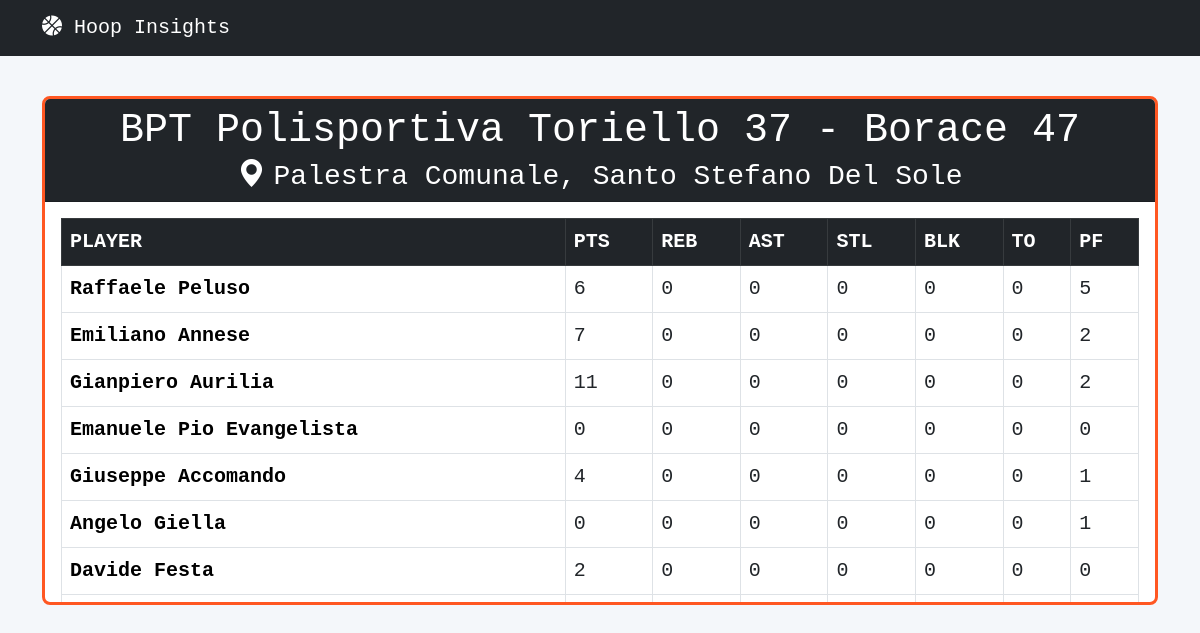
The app's page /games/1 with its own data.
### tables this page shows
CREATE TABLE games (
    id INTEGER PRIMARY KEY AUTOINCREMENT,
    home_team VARCHAR(255),
    away_team VARCHAR(255),
    home_score INTEGER,
    away_score INTEGER,
    location VARCHAR(255),
    date DATE
);

CREATE TABLE player_stats (
    id INTEGER PRIMARY KEY AUTOINCREMENT,
    player_id INTEGER,
    game_id INTEGER,
    pts INTEGER,
    reb INTEGER,
    ast INTEGER,
    stl INTEGER,
    blk INTEGER,
    turn INTEGER,  
    pf INTEGER,
    FOREIGN KEY (player_id) REFERENCES players (id),
    FOREIGN KEY (game_id) REFERENCES games (id)
);

CREATE TABLE players (
    id INTEGER PRIMARY KEY AUTOINCREMENT,
    name VARCHAR(255),
    jersey INTEGER,
    position VARCHAR(255),
    height REAL,
    weight REAL,
    age INTEGER,
    ppg REAL DEFAULT 0,
    rpg REAL DEFAULT 0,
    apg REAL DEFAULT 0,
    fpg REAL DEFAULT 0
);

### app.py (the view)
@app.route("/games/<int:id>")
def get_game(id):
    connection = get_connection()
    cursor = connection.cursor()
    cursor.execute("SELECT * FROM games WHERE id = ?", (id,))
    game = cursor.fetchone()
    if game:
        cursor.execute("""
            SELECT players.name, players.id, player_stats.pts, player_stats.reb, player_stats.ast,
                   player_stats.stl, player_stats.blk, player_stats.turn, player_stats.pf
            FROM player_stats
            JOIN players ON player_stats.player_id = players.id
            WHERE player_stats.game_id = ?
        """, (id,))
        player_stats = cursor.fetchall()
        connection.close()
        return render_template("game.html", game=game, player_stats=player_stats)
    else:
        connection.close()
        return {"error": "Game not found"}, 404

### app.py (called while the page is built)
def get_connection():
    connection = sqlite3.connect("data/database.db")
    connection.row_factory = sqlite3.Row
    return connection

### templates/game.html
{% extends "base.html" %} {% block content %}
<div class="card border-warning mt-3">
  <div class="card-header bg-dark text-white">
    <h1 class="card-title text-center">
      {{ game.home_team }} {{ game.home_score }} - {{ game.away_team }} {{
      game.away_score }}
    </h1>
    <h3 class="card-subtitle text-center">
      <i class="bi bi-geo-alt-fill me-2"></i>{{ game.location }}
    </h3>
  </div>
  <div class="card-body" style="max-height: 400px; overflow-y: auto">
    <div class="table-responsive">
      <table class="table table-bordered">
        <thead class="table-dark">
          <tr>
            <th>PLAYER</th>
            <th>PTS</th>
            <th>REB</th>
            <th>AST</th>
            <th>STL</th>
            <th>BLK</th>
            <th>TO</th>
            <th>PF</th>
          </tr>
        </thead>
        <tbody>
          {% for stat in player_stats %}
          <tr>
            <td>
              <a
                href="{{ url_for('get_player', id=stat.id) }}"
                class="table-link"
                >{{ stat.name }}</a
              >
            </td>
            <td>{{ stat.pts }}</td>
            <td>{{ stat.reb }}</td>
            <td>{{ stat.ast }}</td>
            <td>{{ stat.stl }}</td>
            <td>{{ stat.blk }}</td>
            <td>{{ stat.turn }}</td>
            <td>{{ stat.pf }}</td>
          </tr>
          {% endfor %}
        </tbody>
      </table>
    </div>
  </div>
</div>
{% endblock %}

### static/styles.css (style rules this page uses)
body { font-family: "Consolas", monospace; font-size: 20px; background-color: #f4f7fa; color: #333; margin: 0; padding: 0; }
.card.border-warning { border: 3px solid #ff5722 !important; border-radius: 8px; }
.card a { color: black; text-decoration: none; font-weight: bold; transition: color 0.1s ease; }

### records on screen
games: home_team "BPT Polisportiva Toriello", home_score "37", away_team "Borace", away_score "47", location "Palestra Comunale, Santo Stefano Del Sole"
player_stats: name "Raffaele Peluso", pts "6", reb "0", ast "0", stl "0", blk "0", turn "0", pf "5"
player_stats: name "Emiliano Annese", pts "7", reb "0", ast "0", stl "0", blk "0", turn "0", pf "2"
player_stats: name "Gianpiero Aurilia", pts "11", reb "0", ast "0", stl "0", blk "0", turn "0", pf "2"
player_stats: name "Emanuele Pio Evangelista", pts "0", reb "0", ast "0", stl "0", blk "0", turn "0", pf "0"
player_stats: name "Giuseppe Accomando", pts "4", reb "0", ast "0", stl "0", blk "0", turn "0", pf "1"
player_stats: name "Angelo Giella", pts "0", reb "0", ast "0", stl "0", blk "0", turn "0", pf "1"
player_stats: name "Davide Festa", pts "2", reb "0", ast "0", stl "0", blk "0", turn "0", pf "0"
